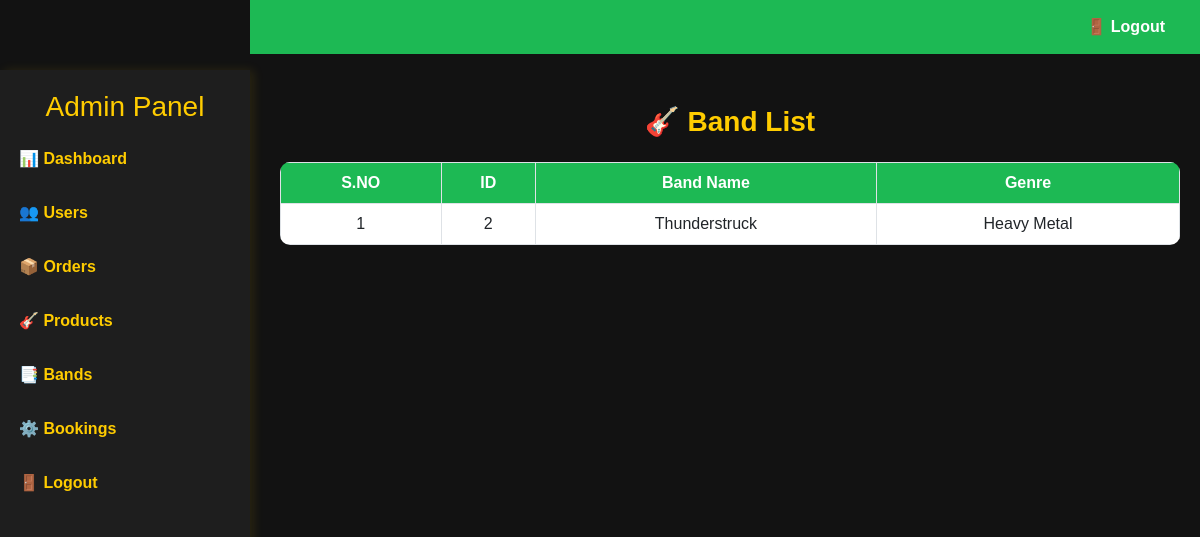
Screenshot of /bands/ with the database file from the repository.
### app/models.py (models this page shows, shortened)
class BandTeam(models.Model):
    staf = models.ForeignKey(Staf, on_delete=models.CASCADE, related_name="bands")
    name = models.CharField(max_length=100)
    genre = models.CharField(max_length=100)
    description = models.TextField()
    image = models.ImageField(upload_to="bands/")

### app/views.py (the view)
# urls.py: path('bands/',views.bands,name='bands'),
def bands(request):
    bnd=BandTeam.objects.all()
    return render(request,'admin/bands.html',{'bnd':bnd})

### templates/admin/bands.html (shortened to what this page needs)
<!DOCTYPE html>
<html lang="en">
<head>
    <link rel="stylesheet" href="https://cdn.jsdelivr.net/npm/bootstrap@5.3.0/dist/css/bootstrap.min.css">
</head>
<body>
    <div class="sidebar">
        <h3>Admin Panel</h3>
        <a href="../adminhome">📊 Dashboard</a>
        <a href="../users">👥 Users</a>
        <a href="../orders">📦 Orders</a>
        <a href="../products">🎸 Products</a>
        <a href="../bands">📑 Bands</a>
        <a href="../bookings">⚙️ Bookings</a>
        <a href="../logout">🚪 Logout</a>
    </div>
    <div class="top-navbar">
        <a href="../logout">🚪 Logout</a>
    </div>
    <div class="content">
        <h2 class="heading">🎸 Band List</h2>
        <table class="table table-bordered text-center">
            <thead>
                <tr>
                    <th>S.NO</th>
                    <th>ID</th>
                    <th>Band Name</th>
                    <th>Genre</th>
                </tr>
            </thead>
            <tbody>
                {% for b in bnd %}
                <tr>
                    <td>{{ forloop.counter }}</td>
                    <td>{{ b.id }}</td>
                    <td>{{ b.name }}</td>
                    <td>{{ b.genre }}</td>
                </tr>
                {% endfor %}
            </tbody>
        </table>
    </div>
</body>
</html>

### templates/admin/bands.html (style rules this page uses)
body { background-color: #121212; color: #fff; font-family: 'Arial', sans-serif; }
.sidebar { width: 250px; height: 100vh; position: fixed; background: #1e1e1e; padding-top: 20px; box-shadow: 4px 0 10px rgba(255, 204, 0, 0.1); }
.sidebar h3 { text-align: center; color: #ffcc00; }
.sidebar a { display: block; color: #ffcc00; padding: 15px; text-decoration: none; font-weight: bold; transition: 0.3s; border-left: 4px solid transparent; }
.top-navbar { background: #1db954; padding: 15px; position: fixed; width: calc(100% - 250px); left: 250px; top: 0; z-index: 1000; }
.top-navbar a { color: white; font-weight: bold; text-decoration: none; float: right; margin-right: 20px; }
.content { margin-left: 260px; margin-top: 70px; padding: 20px; }
.heading { text-align: center; font-size: 28px; font-weight: bold; color: #ffcc00; padding: 15px; }
.table { background-color: #1e1e1e; color: #ffcc00; border-radius: 10px; overflow: hidden; }
.table th { background: #1db954; color: white; text-align: center; }
.table tbody tr { transition: all 0.3s; }

### rows the page displays
BandTeam: id "2", name "Thunderstruck", genre "Heavy Metal"
